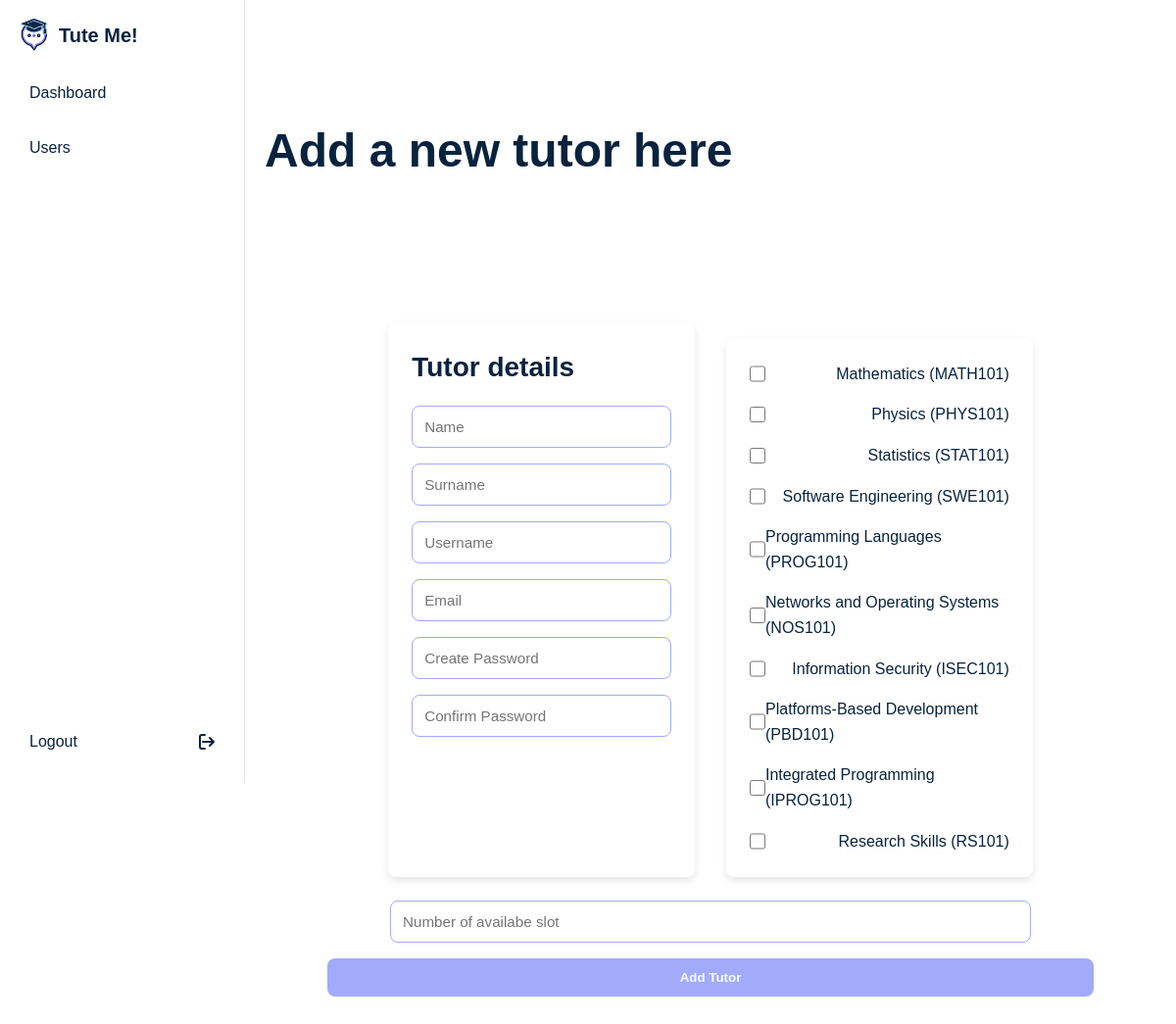
Screenshot of /add_tutor (signed in) with the database file from the repository.
### models.py (models this page shows)
class Module(db.Model):
    __tablename__ = 'modules'
    module_id = db.Column(db.Integer, primary_key=True)
    module_name = db.Column(db.String(80), nullable=False)
    module_code = db.Column(db.String(10), unique=True, nullable=False)
    description = db.Column(db.String(200), nullable=True)

### app.py (the view, shortened to what this page needs)
@app.route('/add_tutor', methods=['GET', 'POST'])
def add_tutor():
    if 'user_id' not in session or session['role'] != 'admin':
        flash('Please log in as an admin', 'error')
        return redirect(url_for('login'))
    modules = Module.query.all()
    return render_template('add_tutor.html', modules=modules)

### templates/add_tutor.html (shortened to what this page needs)
{% extends 'base.html' %}
{% block content %}
<div class="add-tutor">
    <div class="title">
        <h1>Add a new tutor here</h1>
    </div>
    <div class="content">
        <form method="POST" action="{{ url_for('add_tutor') }}">
            <div class="cards">
                <div class="details card">
                    <h2>Tutor details</h2>
                    <div class="form-group">
                        <input type="text" id="name" name="name" placeholder="Name" required>
                    </div>
                    <div class="form-group">
                        <input type="text" id="surname" name="surname" placeholder="Surname" required>
                    </div>
                    <div class="form-group">
                        <input type="text" id="username" name="username" placeholder="Username" required>
                    </div>
                    <div class="form-group">
                        <input type="email" id="email" name="email" placeholder="Email" required>
                    </div>
                    <div class="form-group">
                        <input type="password" id="password" name="password" placeholder="Create Password" required>
                    </div>
                    <div class="form-group">
                        <input type="password" id="confirm_password" name="confirm_password" placeholder="Confirm Password" required>
                    </div>
                </div>
                <div class="form-group group-module card">
                    {% for module in modules %}
                        <label>
                            <input type="checkbox" name="module_ids" value="{{ module.module_id }}">
                            {{ module.module_name }} ({{ module.module_code }})
                        </label>
                    {% endfor %}
                </div>
            </div>
            <div class="slot">
                <div class="form-group">
                    <input type="number" id="availability_count" name="availability_count" min="1" placeholder="Number of availabe slot" required>
                </div>
            </div>
            <button type="submit" class="btn">Add Tutor</button>
        </form>
    </div>
</div>
{% endblock %}

### static/styles/styles.css (style rules this page uses)
h1, h2, h3 { font-weight: 700; color: #08233E; margin-bottom: 1rem; }
h1 { font-size: 3em; }
h2 { font-size: 1.75em; }
* { margin: 0; padding: 0; box-sizing: border-box; }
html { scroll-behavior: smooth; }
body { background-color: #FFFFFF; line-height: 1.6; font-family: "Poppins", sans-serif; font-weight: 500; color: #08233E; }
.cards { display: flex; justify-content: center; gap: 2rem; width: 100%; }
.cards .card { background-color: #FFFFFF; border-radius: 0.5rem; padding: 1.5rem; width: 40%; box-shadow: 0 0.25rem 0.5rem rgba(0, 0, 0, 0.1); transition: transform 0.3s ease, box-shadow 0.3s ease; cursor: pointer; }
button { border: none; }
.btn { display: inline-flex; align-items: center; justify-content: center; padding: 0.25rem 1.25rem; margin: 1rem 0; background-color: #A1ABF9; color: #f6fafe; font-weight: 700; border-radius: 0.5rem; transition: 0.2s ease; }

### static/styles/student.css (style rules this page uses)
h1, h2, h3 { font-weight: 700; color: #08233E; margin-bottom: 1rem; }
h1 { font-size: 3em; }
h2 { font-size: 1.75em; }
* { margin: 0; padding: 0; box-sizing: border-box; }
html { scroll-behavior: smooth; }
body { background-color: #FFFFFF; line-height: 1.6; font-family: "Poppins", sans-serif; font-weight: 500; color: #08233E; }
.cards { display: flex; justify-content: center; gap: 2rem; width: 100%; }
.cards .card { background-color: #FFFFFF; border-radius: 0.5rem; padding: 1.5rem; width: 40%; box-shadow: 0 0.25rem 0.5rem rgba(0, 0, 0, 0.1); transition: transform 0.3s ease, box-shadow 0.3s ease; cursor: pointer; }
button { border: none; }
.btn { display: inline-flex; align-items: center; justify-content: center; padding: 0.25rem 1.25rem; margin: 1rem 0; background-color: #A1ABF9; color: #f6fafe; font-weight: 700; border-radius: 0.5rem; transition: 0.2s ease; }

### static/styles/tutor.css (style rules this page uses)
h1, h2, h3 { font-weight: 700; color: #08233E; margin-bottom: 1rem; }
h1 { font-size: 3em; }
h2 { font-size: 1.75em; }
* { margin: 0; padding: 0; box-sizing: border-box; }
html { scroll-behavior: smooth; }
body { background-color: #FFFFFF; line-height: 1.6; font-family: "Poppins", sans-serif; font-weight: 500; color: #08233E; }
.cards { display: flex; justify-content: center; gap: 2rem; width: 100%; }
.cards .card { background-color: #FFFFFF; border-radius: 0.5rem; padding: 1.5rem; width: 40%; box-shadow: 0 0.25rem 0.5rem rgba(0, 0, 0, 0.1); transition: transform 0.3s ease, box-shadow 0.3s ease; cursor: pointer; }
button { border: none; }
.btn { display: inline-flex; align-items: center; justify-content: center; padding: 0.25rem 1.25rem; margin: 1rem 0; background-color: #A1ABF9; color: #f6fafe; font-weight: 700; border-radius: 0.5rem; transition: 0.2s ease; }

### rows the page displays
Module: module_name "Mathematics", module_code "MATH101"
Module: module_name "Physics", module_code "PHYS101"
Module: module_name "Statistics", module_code "STAT101"
Module: module_name "Software Engineering", module_code "SWE101"
Module: module_name "Programming Languages", module_code "PROG101"
Module: module_name "Networks and Operating Systems", module_code "NOS101"
Module: module_name "Information Security", module_code "ISEC101"
Module: module_name "Platforms-Based Development", module_code "PBD101"
Module: module_name "Integrated Programming", module_code "IPROG101"
Module: module_name "Research Skills", module_code "RS101"
